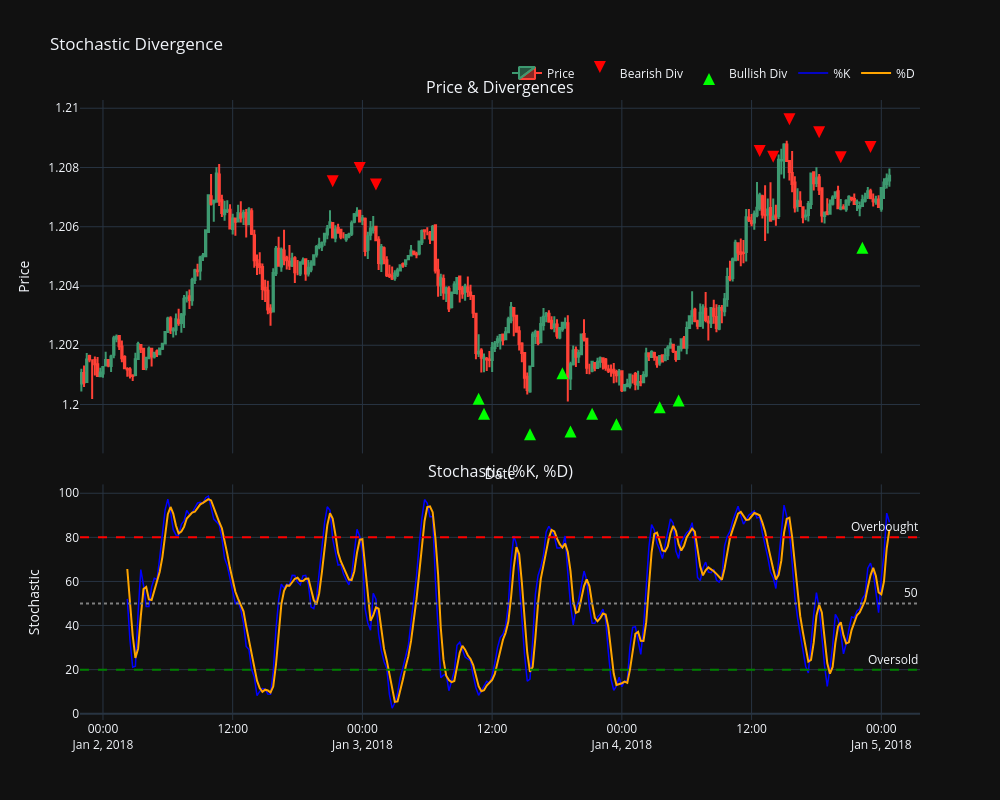

Write notebook code for a chart like this one.
### Code cell
stoch_div = StochDiv(data,
                                 stoch_k_period=14,
                                 stoch_d_period=3,
                                 stoch_slowing=3,
                                 stoch_line='D',      # use %D for divergence
                                 min_price_move=0.0003,
                                 min_stoch_move=2.0)
stoch_div.plot(0,300)

### Figure 1 — Plotly figure (JSON) as saved in the notebook; plotly's stock layout.template omitted (floating-point values rounded to 4 significant figures; data arrays with more than 128 entries replaced by an {"elided": "..."} marker saying what was removed)
{"data": [{"close": {"elided": "300 float values"}, "high": {"elided": "300 float values"}, "low": {"elided": "300 float values"}, "name": "Price", "open": {"elided": "300 float values"}, "type": "candlestick", "x": {"elided": "300 str values"}, "xaxis": "x", "yaxis": "y"}, {"marker": {"color": "red", "size": 12, "symbol": "arrow-down"}, "mode": "markers", "name": "Bearish Div", "type": "scatter", "x": ["2018-01-02T21:15:00", "2018-01-02T23:45:00", "2018-01-03T01:15:00", "2018-01-04T12:45:00", "2018-01-04T14:00:00", "2018-01-04T15:30:00", "2018-01-04T18:15:00", "2018-01-04T20:15:00", "2018-01-04T23:00:00"], "xaxis": "x", "y": [1.207, 1.208, 1.207, 1.208, 1.208, 1.209, 1.209, 1.208, 1.208], "yaxis": "y"}, {"marker": {"color": "lime", "size": 12, "symbol": "arrow-up"}, "mode": "markers", "name": "Bullish Div", "type": "scatter", "x": ["2018-01-03T10:45:00", "2018-01-03T11:15:00", "2018-01-03T15:30:00", "2018-01-03T18:30:00", "2018-01-03T19:15:00", "2018-01-03T21:15:00", "2018-01-03T23:30:00", "2018-01-04T03:30:00", "2018-01-04T05:15:00", "2018-01-04T22:15:00"], "xaxis": "x", "y": [1.2, 1.2, 1.199, 1.201, 1.199, 1.2, 1.2, 1.2, 1.2, 1.205], "yaxis": "y"}, {"line": {"color": "blue", "width": 1.5}, "mode": "lines", "name": "%K", "type": "scatter", "x": {"elided": "300 str values"}, "xaxis": "x2", "y": {"elided": "300 float values"}, "yaxis": "y2"}, {"line": {"color": "orange", "width": 2}, "mode": "lines", "name": "%D", "type": "scatter", "x": {"elided": "300 str values"}, "xaxis": "x2", "y": {"elided": "300 float values"}, "yaxis": "y2"}], "layout": {"annotations": [{"font": {"size": 16}, "showarrow": false, "text": "Price & Divergences", "x": 0.5, "xanchor": "center", "xref": "paper", "y": 1, "yanchor": "bottom", "yref": "paper"}, {"font": {"size": 16}, "showarrow": false, "text": "Stochastic (%K, %D)", "x": 0.5, "xanchor": "center", "xref": "paper", "y": 0.38, "yanchor": "bottom", "yref": "paper"}, {"showarrow": false, "text": "Overbought", "x": 1, "xanchor": "right", "xref": "x2 domain", "y": 80, "yanchor": "bottom", "yref": "y2"}, {"showarrow": false, "text": "Oversold", "x": 1, "xanchor": "right", "xref": "x2 domain", "y": 20, "yanchor": "bottom", "yref": "y2"}, {"showarrow": false, "text": "50", "x": 1, "xanchor": "right", "xref": "x2 domain", "y": 50, "yanchor": "bottom", "yref": "y2"}], "height": 800, "hovermode": "x unified", "legend": {"orientation": "h", "x": 1, "xanchor": "right", "y": 1.02, "yanchor": "bottom"}, "shapes": [{"line": {"color": "red", "dash": "dash"}, "type": "line", "x0": 0, "x1": 1, "xref": "x2 domain", "y0": 80, "y1": 80, "yref": "y2"}, {"line": {"color": "green", "dash": "dash"}, "type": "line", "x0": 0, "x1": 1, "xref": "x2 domain", "y0": 20, "y1": 20, "yref": "y2"}, {"line": {"color": "gray", "dash": "dot"}, "type": "line", "x0": 0, "x1": 1, "xref": "x2 domain", "y0": 50, "y1": 50, "yref": "y2"}], "title": {"text": "Stochastic Divergence"}, "width": 1000, "xaxis": {"anchor": "y", "domain": [0, 1], "matches": "x2", "rangeslider": {"visible": false}, "showticklabels": false, "title": {"text": "Date"}}, "xaxis2": {"anchor": "y2", "domain": [0, 1], "rangeslider": {"visible": false}}, "yaxis": {"anchor": "x", "domain": [0.43, 1], "title": {"text": "Price"}}, "yaxis2": {"anchor": "x2", "domain": [0, 0.38], "title": {"text": "Stochastic"}}}}
